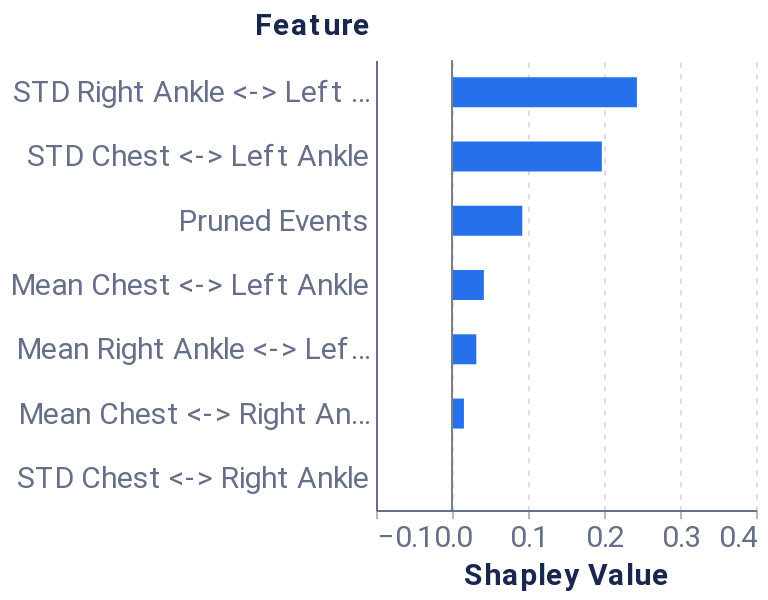

Here is the notebook cell this chart was saved with:
### Markdown cell above
##### Feature-level explanation

### Code cell
feature_dict = {'rs': 42, 'nsamples': 32000, 'feature_names': model_features, 'plot_features': plot_feats}
feature_data = local_feat(f, pos_x_data, feature_dict, positive_sequence_id, sequence_id_feat, average_event, pruning_idx)
feature_plot = plot_feat_barplot(feature_data, feature_dict.get('top_feats'), feature_dict.get('plot_features'))
feature_plot

### Figure 1 — Vega-Lite specification as saved in the notebook (floating-point values rounded to 4 significant figures)
{"config": {"axis": {"domain": true, "domainColor": "#666F89", "grid": false, "gridCap": "round", "gridColor": "#B3B7C4", "gridDash": [2, 4], "gridWidth": 0.5, "labelColor": "#666F89", "labelFont": "Roboto, Arial, sans-serif", "labelPadding": 2, "tickColor": "#666F89", "tickOpacity": 0.5, "tickSize": 4, "titleColor": "#19274E", "titleFont": "Roboto, Arial, sans-serif", "titleFontSize": 12}, "axisBand": {"domain": true, "labelPadding": 4, "ticks": false}, "axisY": {"domain": false, "titleAlign": "left", "titleAngle": 0, "titleX": -20, "titleY": -10}, "legend": {"labelColor": "#666F89", "labelFont": "Roboto, Arial, sans-serif", "labelFontSize": 12, "symbolSize": 40, "titleColor": "#19274E", "titleFont": "Roboto, Arial, sans-serif", "titleFontSize": 12, "titlePadding": 4}, "arc": {"stroke": "#FFFFFF", "strokeWidth": 1}, "bar": {"fill": "#2770EB", "stroke": null}, "line": {"stroke": "#2770EB", "strokeWidth": 2}, "path": {"stroke": "#2770EB", "strokeWidth": 0.5}, "point": {"fill": "#2770EB", "shape": "circle", "filled": true}, "rect": {"fill": "#2770EB"}, "rule": {"stroke": "#666F89"}, "shape": {"stroke": "#2770EB"}, "text": {"color": "#19274E", "font": "Roboto, Arial, sans-serif", "fontSize": 12}, "range": {"category": ["#2770EB", "#77B98A", "#DA5252", "#FFC400", "#A87AEA", "#00A39E", "#19274E"], "diverging": ["#006360", "#2BB3AE", "#96D9D7", "#FFFFFF", "#EDAAAA", "#DA5252", "#811D1D"], "heatmap": ["#18448F", "#1B4EA5", "#2770EB", "#4C88EE", "#82ACF3", "#A6C4F7", "#E9F1FD"], "ramp": ["#18448F", "#1B4EA5", "#2770EB", "#4C88EE", "#82ACF3", "#A6C4F7", "#E9F1FD"]}, "background": "#FFFFFF", "group": {"fill": "#FFFFFF"}, "header": {"labelColor": "#19274E", "labelFont": "Roboto, Arial, sans-serif", "labelFontSize": 12, "titleColor": "#19274E", "titleFont": "Roboto, Arial, sans-serif", "titleFontSize": 16}, "title": {"anchor": "start", "color": "#19274E", "font": "Roboto, Arial, sans-serif", "fontSize": 20, "fontWeight": "bold", "offset": 20, "subtitleColor": "#19274E", "subtitleFontSize": 16}, "view": {"continuousHeight": 300, "continuousWidth": 400, "stroke": "transparent"}}, "layer": [{"data": {"name": "data-c4881ee1f636b5305f8345e5f3913d97"}, "mark": {"type": "bar", "size": 15, "thickness": 1}, "encoding": {"x": {"type": "quantitative", "axis": {"grid": true, "labelFontSize": 15, "title": "Shapley Value", "titleFontSize": 15}, "field": "Shapley Value", "scale": {"domain": [-0.1, 0.4]}}, "y": {"type": "nominal", "axis": {"labelFontSize": 15, "title": "Feature", "titleFontSize": 15, "titleX": -61}, "field": "Feature", "sort": {"field": "sort_col", "order": "descending"}}}}, {"data": {"name": "data-9c00aa9dc2b1c1a0b4bf9b34ead12925"}, "mark": {"type": "rule", "color": "#798184"}, "encoding": {"x": {"type": "quantitative", "field": "x"}}}], "height": 225, "width": 190, "$schema": "https://vega.github.io/schema/vega-lite/v4.8.1.json", "datasets": {"data-c4881ee1f636b5305f8345e5f3913d97": [{"Random seed": 42, "NSamples": 32000, "Feature": "Mean Chest <-> Right Ankle", "Shapley Value": 0.01569, "sort_col": 0.01569}, {"Random seed": 42, "NSamples": 32000, "Feature": "STD Chest <-> Right Ankle", "Shapley Value": 0.001335, "sort_col": 0.001335}, {"Random seed": 42, "NSamples": 32000, "Feature": "Mean Chest <-> Left Ankle", "Shapley Value": 0.04192, "sort_col": 0.04192}, {"Random seed": 42, "NSamples": 32000, "Feature": "STD Chest <-> Left Ankle", "Shapley Value": 0.1972, "sort_col": 0.1972}, {"Random seed": 42, "NSamples": 32000, "Feature": "Mean Right Ankle <-> Left Ankle", "Shapley Value": 0.03199, "sort_col": 0.03199}, {"Random seed": 42, "NSamples": 32000, "Feature": "STD Right Ankle <-> Left Ankle", "Shapley Value": 0.2433, "sort_col": 0.2433}, {"Random seed": 42, "NSamples": 32000, "Feature": "Pruned Events", "Shapley Value": 0.09247, "sort_col": 0.09247}], "data-9c00aa9dc2b1c1a0b4bf9b34ead12925": [{"x": 0}]}}
